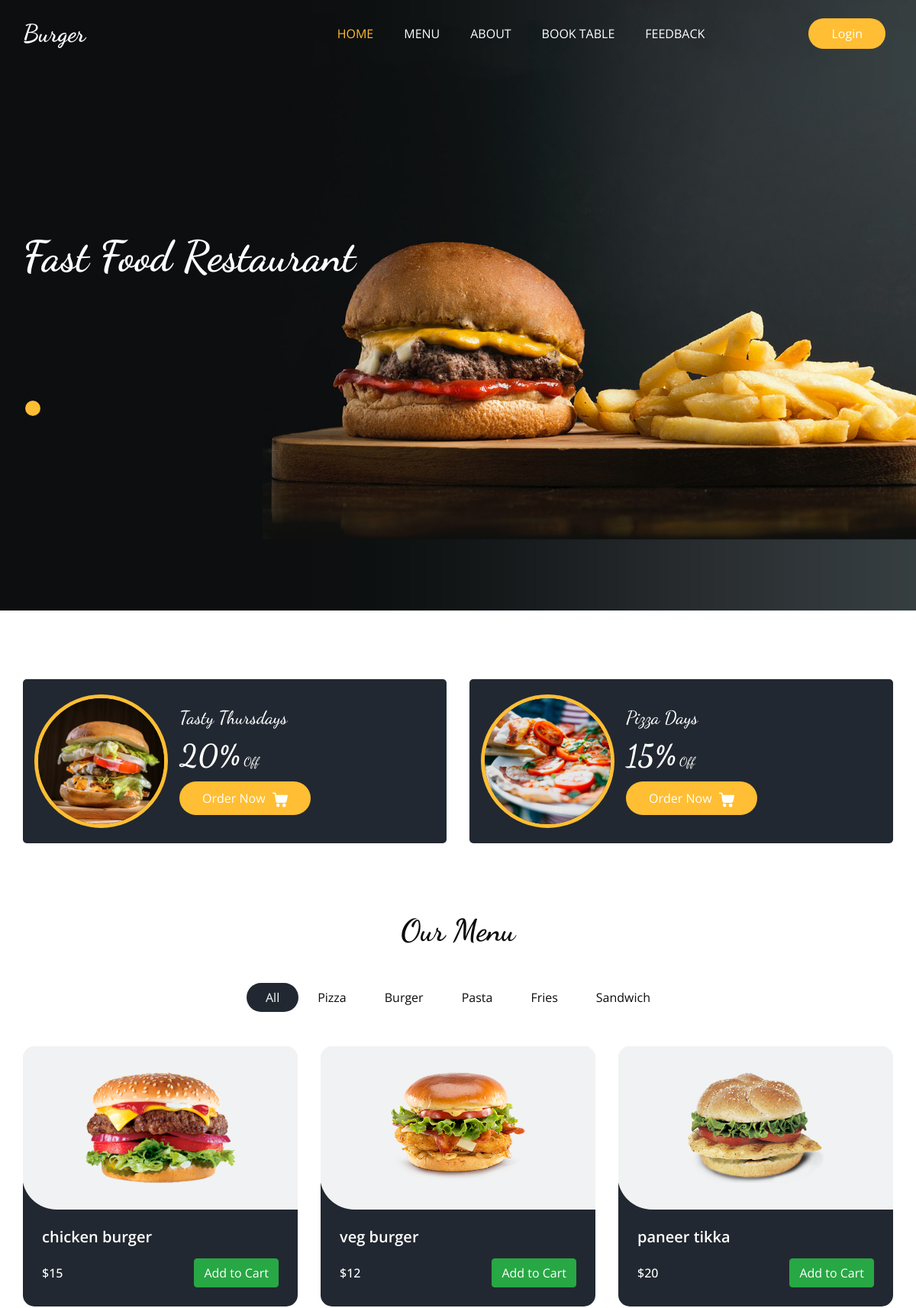
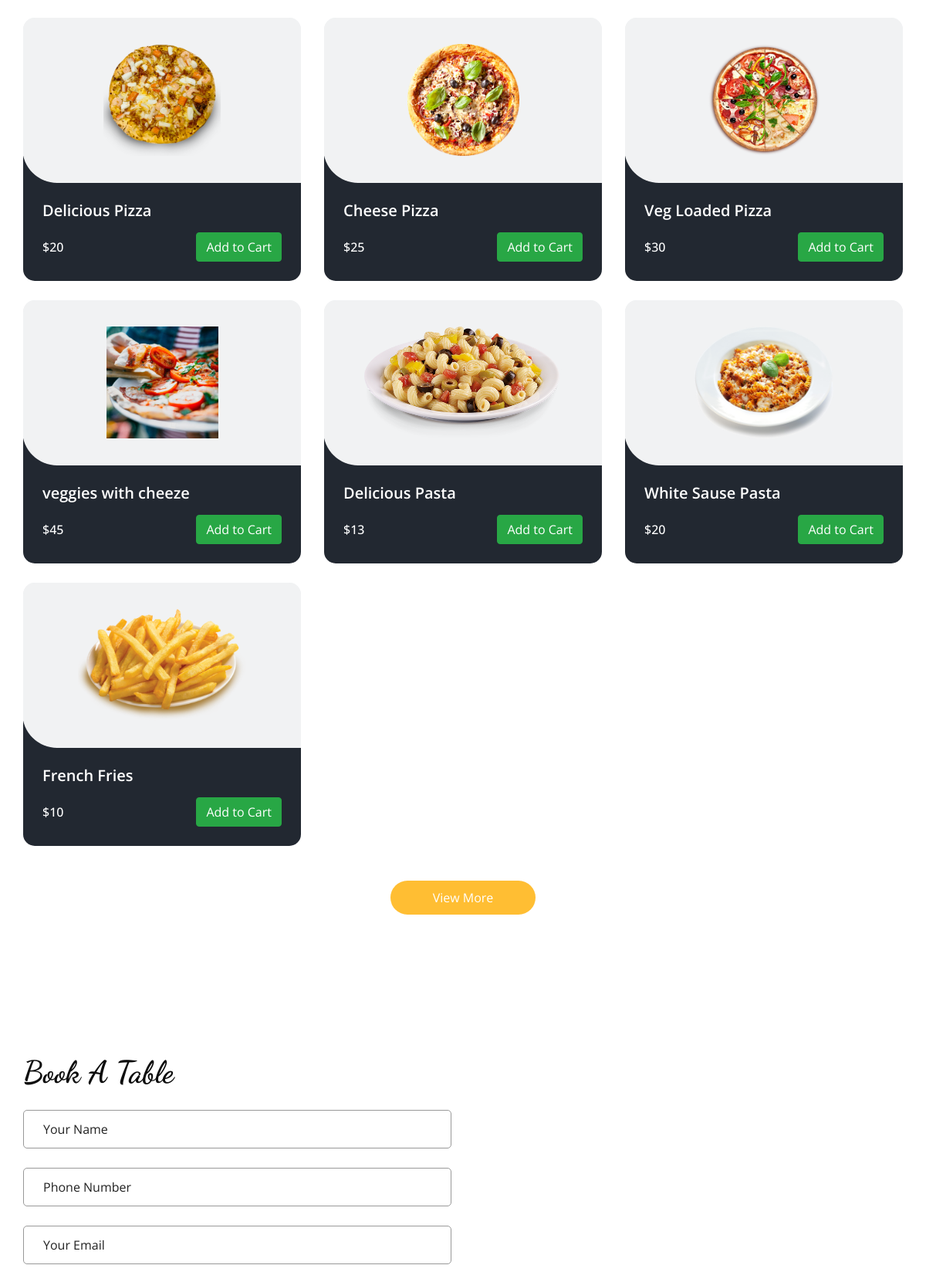
The page / (upper part) on the database its author committed (2 pictures, top to bottom).
### Base_App/models.py (models this page shows, shortened)
class ItemList(models.Model):
    Category_name = models.CharField(max_length=15)
    def __str__(self):
        return self.Category_name

class Items(models.Model):
    Item_name = models.CharField(max_length=40)
    description = models.TextField(blank=False)
    Price = models.IntegerField()
    Category = models.ForeignKey(ItemList, related_name='Name', on_delete=models.CASCADE)
    Image = models.ImageField(upload_to='items/')

### Base_App/views.py (the view)
# urls.py: path('', HomeView, name='Home'),
def HomeView(request):
    items =  Items.objects.all()
    list = ItemList.objects.all()
    review = Feedback.objects.all().order_by('-id')[:5]
    return render(request, 'home.html',{'items': items, 'list': list, 'review': review})

### Template/home.html (shortened to what this page needs)
{% extends "base.html" %}
{% block home_status %}active{% endblock home_status %}
{% load static %}
{% block slider %}
    <section class="slider_section ">
      <div id="customCarousel1" class="carousel slide" data-ride="carousel">
        <div class="carousel-inner">
          <div class="carousel-item active">
            <div class="container ">
              <div class="row">
                <div class="col-md-7 col-lg-6 ">
                  <div class="detail-box">
                    <h1>
                      Fast Food Restaurant
                    </h1>
                  </div>
                </div>
              </div>
            </div>
          </div>
        </div>
        <div class="container">
          <ol class="carousel-indicators">
            <li data-target="#customCarousel1" data-slide-to="0" class="active"></li>
          </ol>
        </div>
      </div>
    </section>
    {% endblock slider %}
{% block main %}
  <section class="offer_section layout_padding-bottom">
    <div class="offer_container">
      <div class="container ">
        <div class="row">
          <div class="col-md-6  ">
            <div class="box ">
              <div class="img-box">
                <img src="{% static 'images/o1.jpg' %}" alt="">
              </div>
              <div class="detail-box">
                <h5>
                  Tasty Thursdays
                </h5>
                <h6>
                  <span>20%</span> Off
                </h6>
                <a href="">
                  Order Now
                </a>
              </div>
            </div>
          </div>
          <div class="col-md-6  ">
            <div class="box ">
              <div class="img-box">
                <img src="{% static 'images/o2.jpg' %}" alt="">
              </div>
              <div class="detail-box">
                <h5>
                  Pizza Days
                </h5>
                <h6>
                  <span>15%</span> Off
                </h6>
                <a href="">
                  Order Now
                </a>
              </div>
            </div>
          </div>
        </div>
      </div>
    </div>
  </section>
  <section class="food_section layout_padding-bottom">
    <div class="container">
      <div class="heading_container heading_center">
        <h2>
          Our Menu
        </h2>
      </div>
      <ul class="filters_menu">
        <li class="active" data-filter="*">All</li>
        {% for i in list %}
        <li data-filter=".{{i.Category_name}}">{{i.Category_name}}</li>
        {% endfor %}
      </ul>
      <div class="filters-content">
        <div class="row grid">
          {% for j in items %}
          <div class="col-sm-6 col-lg-4 all {{j.Category}}">
            <div class="box">
              <div>
                <div class="img-box">
                  <img src="/media/{{j.Image}} " alt="{{j.Image}}">
                </div>
                <div class="detail-box">
                  <h5>
                    {% if forloop.first %}chicken burger{% elif forloop.counter == 2 %}veg burger{% elif forloop.counter == 3 %}paneer tikka{% else %}{{j.Item_name}}{% endif %}
                  </h5>
                  <div class="options">
                    <h6>
                      ${{j.Price}}
                    </h6>
                    <button class="btn btn-success add-to-cart" data-item-id="{{j.id}}" data-item-name="{{j.Item_name}}" data-item-price="{{j.Price}}">
                      Add to Cart
                    </button>
                  </div>
                </div>
              </div>
            </div>
          </div>
          {% endfor %}
        </div>
      </div>
      <div class="btn-box">
        <a href="">
          View More
        </a>
      </div>
    </div>
  </section>
  <section class="book_section layout_padding">
    <div class="container">
      <div class="heading_container">
        <h2>
          Book A Table
        </h2>
      </div>
      <div class="row">
        <div class="col-md-6">
          <div class="form_container">
            <form action="{% url "Book_Table" %}" method='POST'>{% csrf_token %}
              <div>
                <input type="text" class="form-control" name="user_name" required placeholder="Your Name" />
              </div>
              <div>
                <input type="text" class="form-control" name="phone_number" required placeholder="Phone Number" />
              </div>
              <div>
                <input type="email" class="form-control" name="user_email" placeholder="Your Email" />
              </div>
            </form>
          </div>
        </div>
        <div class="col-md-6">
          <div class="map_container ">
            <div id="googleMap"></div>
          </div>
        </div>
      </div>
    </div>
  </section>
{% endblock main %}

### Static/css/responsive.css (style rules this page uses)
@media (min-width: 1200px) { .container { max-width: 1170px; } }

### rows shown on the page
ItemList: Category_name "Pizza"
ItemList: Category_name "Burger"
ItemList: Category_name "Pasta"
ItemList: Category_name "Fries"
ItemList: Category_name "Sandwich"
Items: Image (picture), shows "chicken burger", Price "15"
Items: Image (picture), shows "veg burger", Price "12"
Items: Image (picture), shows "paneer tikka", Price "20"
Items: Image (picture), Item_name "Delicious Pizza", Price "20"
Items: Image (picture), Item_name "Cheese Pizza", Price "25"
Items: Image (picture), Item_name "Veg Loaded Pizza", Price "30"
Items: Image (picture), Item_name "veggies with cheeze", Price "45"
Items: Image (picture), Item_name "Delicious Pasta", Price "13"
Items: Image (picture), Item_name "White Sause Pasta", Price "20"
Items: Image (picture), Item_name "French Fries", Price "10"
